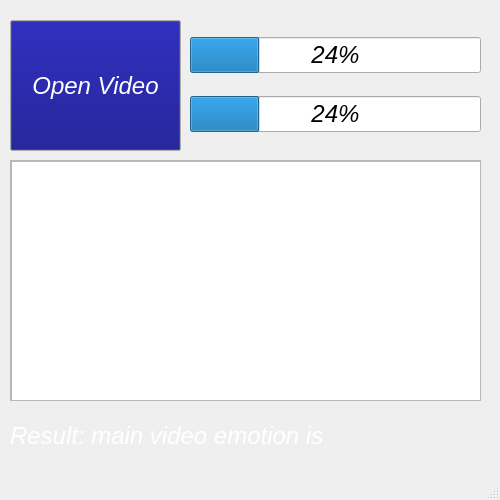
<?xml version="1.0" encoding="UTF-8"?>
<ui version="4.0">
 <class>MainWindow</class>
 <widget class="QMainWindow" name="MainWindow">
  <property name="geometry">
   <rect>
    <x>0</x>
    <y>0</y>
    <width>500</width>
    <height>500</height>
   </rect>
  </property>
  <property name="sizePolicy">
   <sizepolicy hsizetype="Fixed" vsizetype="Fixed">
    <horstretch>0</horstretch>
    <verstretch>0</verstretch>
   </sizepolicy>
  </property>
  <property name="minimumSize">
   <size>
    <width>500</width>
    <height>500</height>
   </size>
  </property>
  <property name="maximumSize">
   <size>
    <width>500</width>
    <height>500</height>
   </size>
  </property>
  <property name="palette">
   <palette>
    <active>
     <colorrole role="WindowText">
      <brush brushstyle="SolidPattern">
       <color alpha="255">
        <red>255</red>
        <green>255</green>
        <blue>255</blue>
       </color>
      </brush>
     </colorrole>
     <colorrole role="Button">
      <brush brushstyle="SolidPattern">
       <color alpha="255">
        <red>0</red>
        <green>0</green>
        <blue>127</blue>
       </color>
      </brush>
     </colorrole>
     <colorrole role="ButtonText">
      <brush brushstyle="SolidPattern">
       <color alpha="255">
        <red>255</red>
        <green>255</green>
        <blue>255</blue>
       </color>
      </brush>
     </colorrole>
     <colorrole role="ToolTipText">
      <brush brushstyle="SolidPattern">
       <color alpha="255">
        <red>255</red>
        <green>255</green>
        <blue>255</blue>
       </color>
      </brush>
     </colorrole>
    </active>
    <inactive>
     <colorrole role="WindowText">
      <brush brushstyle="SolidPattern">
       <color alpha="255">
        <red>255</red>
        <green>255</green>
        <blue>255</blue>
       </color>
      </brush>
     </colorrole>
     <colorrole role="Button">
      <brush brushstyle="SolidPattern">
       <color alpha="255">
        <red>0</red>
        <green>0</green>
        <blue>127</blue>
       </color>
      </brush>
     </colorrole>
     <colorrole role="ButtonText">
      <brush brushstyle="SolidPattern">
       <color alpha="255">
        <red>255</red>
        <green>255</green>
        <blue>255</blue>
       </color>
      </brush>
     </colorrole>
     <colorrole role="ToolTipText">
      <brush brushstyle="SolidPattern">
       <color alpha="255">
        <red>255</red>
        <green>255</green>
        <blue>255</blue>
       </color>
      </brush>
     </colorrole>
    </inactive>
    <disabled>
     <colorrole role="WindowText">
      <brush brushstyle="SolidPattern">
       <color alpha="255">
        <red>120</red>
        <green>120</green>
        <blue>120</blue>
       </color>
      </brush>
     </colorrole>
     <colorrole role="Button">
      <brush brushstyle="SolidPattern">
       <color alpha="255">
        <red>0</red>
        <green>0</green>
        <blue>127</blue>
       </color>
      </brush>
     </colorrole>
     <colorrole role="ButtonText">
      <brush brushstyle="SolidPattern">
       <color alpha="255">
        <red>120</red>
        <green>120</green>
        <blue>120</blue>
       </color>
      </brush>
     </colorrole>
     <colorrole role="ToolTipText">
      <brush brushstyle="SolidPattern">
       <color alpha="255">
        <red>255</red>
        <green>255</green>
        <blue>255</blue>
       </color>
      </brush>
     </colorrole>
    </disabled>
   </palette>
  </property>
  <property name="font">
   <font>
    <family>Arial</family>
    <pointsize>18</pointsize>
    <italic>true</italic>
   </font>
  </property>
  <property name="windowTitle">
   <string>Video Emotion Detector</string>
  </property>
  <property name="windowIcon">
   <iconset>
    <normaloff>audio-video-outline-play-512.png</normaloff>audio-video-outline-play-512.png</iconset>
  </property>
  <widget class="QWidget" name="centralwidget">
   <widget class="QWidget" name="verticalLayoutWidget">
    <property name="geometry">
     <rect>
      <x>10</x>
      <y>20</y>
      <width>171</width>
      <height>131</height>
     </rect>
    </property>
    <layout class="QVBoxLayout" name="verticalLayout">
     <item>
      <widget class="QPushButton" name="openButton">
       <property name="sizePolicy">
        <sizepolicy hsizetype="Minimum" vsizetype="Minimum">
         <horstretch>0</horstretch>
         <verstretch>0</verstretch>
        </sizepolicy>
       </property>
       <property name="statusTip">
        <string>Press to open a video</string>
       </property>
       <property name="text">
        <string>Open Video</string>
       </property>
      </widget>
     </item>
    </layout>
   </widget>
   <widget class="QWidget" name="verticalLayoutWidget_2">
    <property name="geometry">
     <rect>
      <x>190</x>
      <y>20</y>
      <width>291</width>
      <height>131</height>
     </rect>
    </property>
    <layout class="QVBoxLayout" name="verticalLayout_2">
     <item>
      <widget class="QProgressBar" name="framePB">
       <property name="statusTip">
        <string>Framing progress</string>
       </property>
       <property name="value">
        <number>24</number>
       </property>
      </widget>
     </item>
     <item>
      <widget class="QProgressBar" name="analyzerPB">
       <property name="statusTip">
        <string>Analyzing progress</string>
       </property>
       <property name="value">
        <number>24</number>
       </property>
      </widget>
     </item>
    </layout>
   </widget>
   <widget class="QWidget" name="horizontalLayoutWidget">
    <property name="geometry">
     <rect>
      <x>10</x>
      <y>160</y>
      <width>471</width>
      <height>241</height>
     </rect>
    </property>
    <layout class="QHBoxLayout" name="horizontalLayout">
     <item>
      <widget class="QScrollArea" name="scrollArea">
       <property name="widgetResizable">
        <bool>true</bool>
       </property>
       <widget class="QWidget" name="scrollAreaWidgetContents">
        <property name="geometry">
         <rect>
          <x>0</x>
          <y>0</y>
          <width>467</width>
          <height>237</height>
         </rect>
        </property>
        <widget class="QPlainTextEdit" name="progressL">
         <property name="geometry">
          <rect>
           <x>0</x>
           <y>0</y>
           <width>471</width>
           <height>241</height>
          </rect>
         </property>
         <property name="statusTip">
          <string>Process info</string>
         </property>
         <property name="lineWrapMode">
          <enum>QPlainTextEdit::NoWrap</enum>
         </property>
         <property name="readOnly">
          <bool>true</bool>
         </property>
        </widget>
       </widget>
      </widget>
     </item>
    </layout>
   </widget>
   <widget class="QWidget" name="horizontalLayoutWidget_2">
    <property name="geometry">
     <rect>
      <x>10</x>
      <y>410</y>
      <width>471</width>
      <height>51</height>
     </rect>
    </property>
    <layout class="QHBoxLayout" name="horizontalLayout_2">
     <item>
      <widget class="QLabel" name="Resultofanalyze">
       <property name="text">
        <string>Result: main video emotion is</string>
       </property>
      </widget>
     </item>
     <item>
      <widget class="QLabel" name="res">
       <property name="statusTip">
        <string>Result</string>
       </property>
       <property name="text">
        <string/>
       </property>
      </widget>
     </item>
    </layout>
   </widget>
  </widget>
  <widget class="QStatusBar" name="statusbar"/>
 </widget>
 <resources>
  <include location="htcj.qrc"/>
 </resources>
 <connections/>
</ui>
